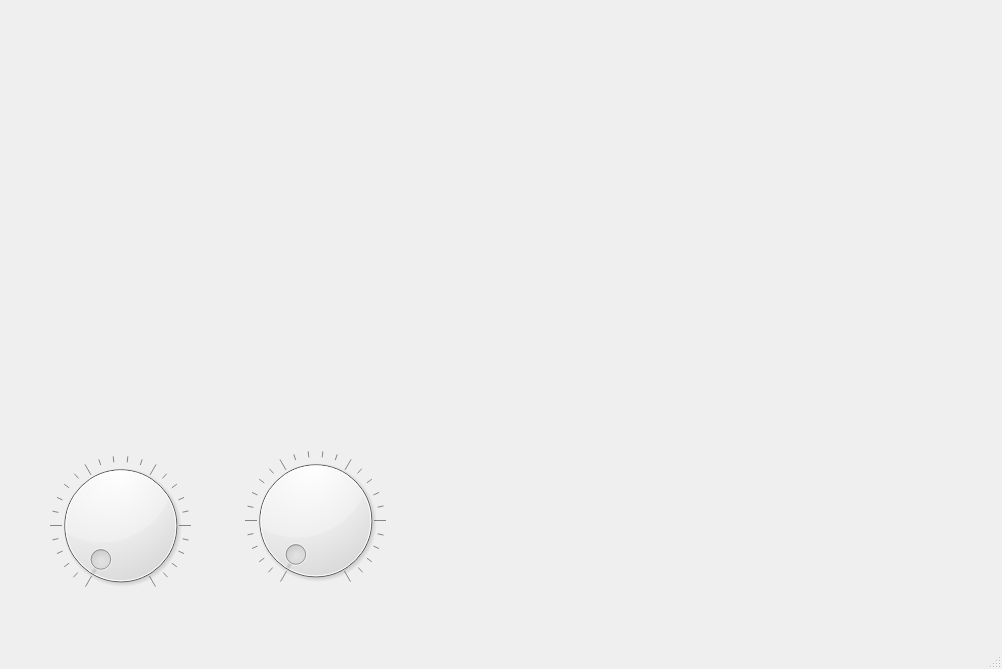
<?xml version="1.0" encoding="UTF-8"?>
<ui version="4.0">
 <class>MainWindow</class>
 <widget class="QMainWindow" name="MainWindow">
  <property name="geometry">
   <rect>
    <x>0</x>
    <y>0</y>
    <width>1002</width>
    <height>669</height>
   </rect>
  </property>
  <property name="windowTitle">
   <string>MainWindow</string>
  </property>
  <widget class="QWidget" name="centralwidget">
   <widget class="QCustomPlot" name="plot" native="true">
    <property name="geometry">
     <rect>
      <x>60</x>
      <y>20</y>
      <width>881</width>
      <height>421</height>
     </rect>
    </property>
   </widget>
   <widget class="QDial" name="dial">
    <property name="geometry">
     <rect>
      <x>50</x>
      <y>450</y>
      <width>141</width>
      <height>151</height>
     </rect>
    </property>
    <property name="autoFillBackground">
     <bool>true</bool>
    </property>
    <property name="maximum">
     <number>99</number>
    </property>
    <property name="wrapping">
     <bool>false</bool>
    </property>
    <property name="notchesVisible">
     <bool>true</bool>
    </property>
   </widget>
   <widget class="QDial" name="dial_2">
    <property name="geometry">
     <rect>
      <x>200</x>
      <y>450</y>
      <width>231</width>
      <height>141</height>
     </rect>
    </property>
    <property name="notchesVisible">
     <bool>true</bool>
    </property>
   </widget>
  </widget>
  <widget class="QMenuBar" name="menubar">
   <property name="geometry">
    <rect>
     <x>0</x>
     <y>0</y>
     <width>1002</width>
     <height>25</height>
    </rect>
   </property>
  </widget>
  <widget class="QStatusBar" name="statusbar"/>
 </widget>
 <customwidgets>
  <customwidget>
   <class>QCustomPlot</class>
   <extends>QWidget</extends>
   <header>qcustomplot.h</header>
   <container>1</container>
  </customwidget>
 </customwidgets>
 <resources/>
 <connections/>
</ui>
